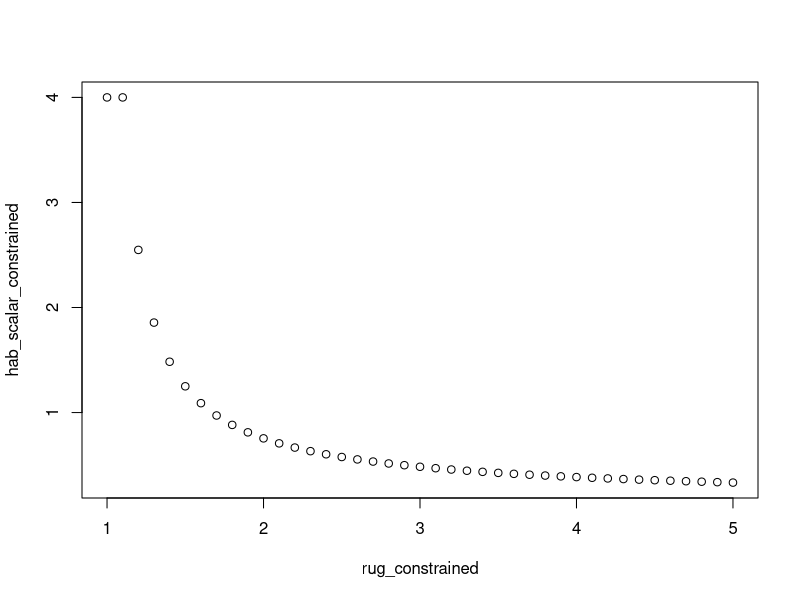

Write the R code that produced this figure.
# script to test the effect of rugosity
# from atcoral.c routine Calculate_Rugosity(), method Bozec


# this would basically be looped over all coral species. All coral species contribute to both pa_reef and sa_reef. And all sponges too now, in different
# ways as parameterized

# one loop iteration, i.e. one species, looks like such 

colony_diam <- c(15, 30, 60) # cm, cohort-specific average diameter of a colony of a species
Max_diam <- max(colony_diam) # m, max diameter for a colony of a species. This is calculated in atbiolsetup.c and it corresponds to the largest cohort-specific diameter for a given species
small_num <- 0.000001 # to prevent dividing by 0 later on
cover <- 0.9 # proportional cover of this particular species in the current box
KH <- 0.1 # constant to obtain coral height, species-specific for coral groups IT DOES NOT MAKE ANY SENSE
rugosity_const <- 0.88 # 0.88 in Bozec et al. (2015)

# get areas 

pa_reef <- cover * Max_diam # planar area reef (flat)
sa_reef_vector <- rep(NA, length(colony_diam)) # surface area reef (relief)

for (i in 1:length(colony_diam)) { # this equates the number of cohorts
  
  colony_height <- colony_diam[i] * KH
  
  cdiam <- colony_diam[i]
  
  if (cdiam > Max_diam * cover) { # this is where the cover of the group limits the paraboloid's area. I'm not convinced. Why not scale that by the cover?
    cdiam <- Max_diam * cover
  }
  
  # sa_reef_vector[i] <- 8*pi/3 * (((colony_diam[i]^2) / 16 * colony_height)^2) * (((((16*colony_height*colony_height)/(colony_diam^2))+1)^0.66)-1) # this is Bozec's equation
  
  step1 <- cdiam^2 / (16.0 * colony_height)
  step2 <- ((16.0 * colony_height^2 / cdiam^2) + 1.0)^0.66 - 1
  step3 <- (8.0 * 3.141592654 / 3.0) * step1 * step1 * step2
  sa_reef_vector[i] <- step3
  
}

sa_reef <- sum(sa_reef_vector)

# Get reef index (surface-area-index)

reef_index <- sa_reef / (pa_reef + small_num)

# Final rugosity relationship from reef_index - note will be directly setting the rugosity not handling it as a flux

ans <- rugosity_const * reef_index

ans # this tends to be huge, probably because of mishandling of pa. Needs more thought I think

# rugosity has to be 1 > ans > 5









# refuge bit, to understand what happens here

RugCover_Coefft <- 1.4613
RugCover_Const <- 0.0475
RugCover_Cap <- 4
RugCover_scalar <- 0.8 # this is species-specific FOR FISH
LocalRugosity <- ans # bound between 1 (flat) and 5, highest for branching coral. this is parameters
step1 <- RugCover_Coefft * log(LocalRugosity) + RugCover_Const
hab_scalar = min(RugCover_Cap, RugCover_scalar / step1) # or Rscalar * step1?

# test for rugosity between 1 and 5

rug_constrained <- seq(1,5,.1)
hab_scalar_constrained <- rep(NA, length(rug_constrained))

for (i in 1:length(rug_constrained)) {
  
  step1 <- RugCover_Coefft * log(rug_constrained[i]) + RugCover_Const
  hab_scalar_constrained[i] = min(RugCover_Cap, RugCover_scalar / step1) # or Rscalar * step1?
  
}

df <- data.frame(rug_constrained, hab_scalar_constrained)
plot(rug_constrained, hab_scalar_constrained)

# hab_scalar is probably constrained to 0-1 too




